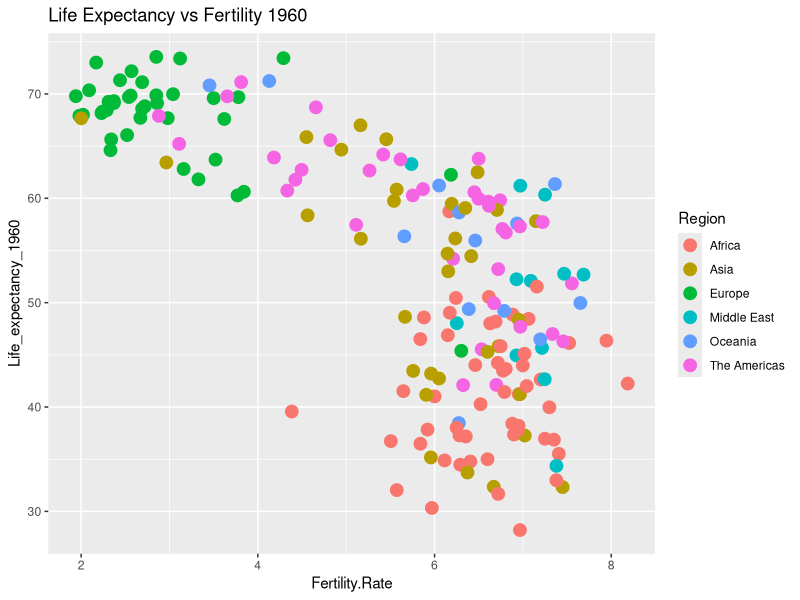
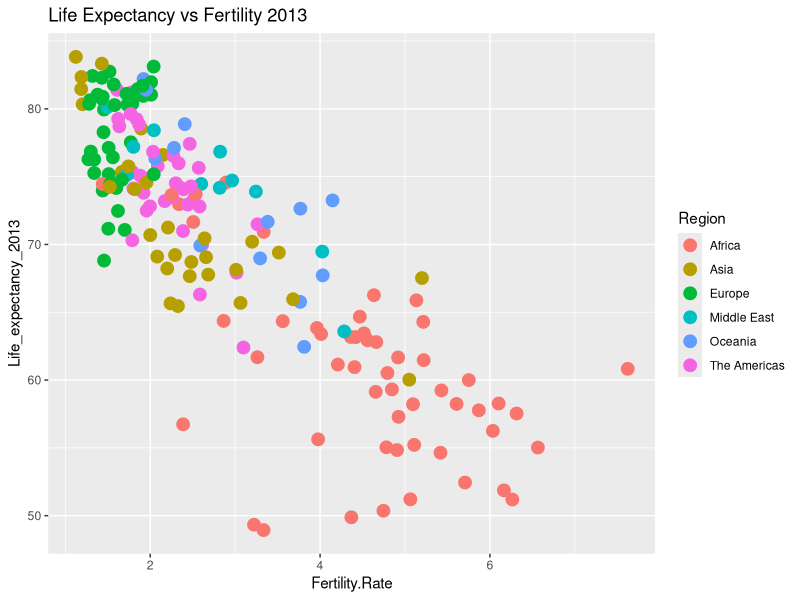

Generate these figures, in order, with R:
#Execute below code to generate three new vectors
Country_Code <- c("ABW","AFG","AGO","ALB","ARE","ARG","ARM","ATG","AUS","AUT","AZE","BDI","BEL","BEN","BFA","BGD","BGR","BHR","BHS","BIH","BLR","BLZ","BOL","BRA","BRB","BRN","BTN","BWA","CAF","CAN","CHE","CHL","CHN","CIV","CMR","COG","COL","COM","CPV","CRI","CUB","CYP","CZE","DEU","DJI","DNK","DOM","DZA","ECU","EGY","ERI","ESP","EST","ETH","FIN","FJI","FRA","FSM","GAB","GBR","GEO","GHA","GIN","GMB","GNB","GNQ","GRC","GRD","GTM","GUM","GUY","HKG","HND","HRV","HTI","HUN","IDN","IND","IRL","IRN","IRQ","ISL","ITA","JAM","JOR","JPN","KAZ","KEN","KGZ","KHM","KIR","KOR","KWT","LAO","LBN","LBR","LBY","LCA","LKA","LSO","LTU","LUX","LVA","MAC","MAR","MDA","MDG","MDV","MEX","MKD","MLI","MLT","MMR","MNE","MNG","MOZ","MRT","MUS","MWI","MYS","NAM","NCL","NER","NGA","NIC","NLD","NOR","NPL","NZL","OMN","PAK","PAN","PER","PHL","PNG","POL","PRI","PRT","PRY","PYF","QAT","ROU","RUS","RWA","SAU","SDN","SEN","SGP","SLB","SLE","SLV","SOM","SSD","STP","SUR","SVK","SVN","SWE","SWZ","SYR","TCD","TGO","THA","TJK","TKM","TLS","TON","TTO","TUN","TUR","TZA","UGA","UKR","URY","USA","UZB","VCT","VEN","VIR","VNM","VUT","WSM","YEM","ZAF","COD","ZMB","ZWE")
Life_Expectancy_At_Birth_1960 <- c(65.5693658536586,32.328512195122,32.9848292682927,62.2543658536585,52.2432195121951,65.2155365853659,65.8634634146342,61.7827317073171,70.8170731707317,68.5856097560976,60.836243902439,41.2360487804878,69.7019512195122,37.2782682926829,34.4779024390244,45.8293170731707,69.2475609756098,52.0893658536585,62.7290487804878,60.2762195121951,67.7080975609756,59.9613658536585,42.1183170731707,54.2054634146342,60.7380487804878,62.5003658536585,32.3593658536585,50.5477317073171,36.4826341463415,71.1331707317073,71.3134146341463,57.4582926829268,43.4658048780488,36.8724146341463,41.523756097561,48.5816341463415,56.716756097561,41.4424390243903,48.8564146341463,60.5761951219512,63.9046585365854,69.5939268292683,70.3487804878049,69.3129512195122,44.0212682926829,72.1765853658537,51.8452682926829,46.1351219512195,53.215,48.0137073170732,37.3629024390244,69.1092682926829,67.9059756097561,38.4057073170732,68.819756097561,55.9584878048781,69.8682926829268,57.5865853658537,39.5701219512195,71.1268292682927,63.4318536585366,45.8314634146342,34.8863902439024,32.0422195121951,37.8404390243902,36.7330487804878,68.1639024390244,59.8159268292683,45.5316341463415,61.2263414634146,60.2787317073171,66.9997073170732,46.2883170731707,64.6086585365854,42.1000975609756,68.0031707317073,48.6403170731707,41.1719512195122,69.691756097561,44.945512195122,48.0306829268293,73.4286585365854,69.1239024390244,64.1918292682927,52.6852682926829,67.6660975609756,58.3675853658537,46.3624146341463,56.1280731707317,41.2320243902439,49.2159756097561,53.0013170731707,60.3479512195122,43.2044634146342,63.2801219512195,34.7831707317073,42.6411951219512,57.303756097561,59.7471463414634,46.5107073170732,69.8473170731707,68.4463902439024,69.7868292682927,64.6609268292683,48.4466341463415,61.8127804878049,39.9746829268293,37.2686341463415,57.0656341463415,60.6228048780488,28.2116097560976,67.6017804878049,42.7363902439024,63.7056097560976,48.3688048780488,35.0037073170732,43.4830975609756,58.7452195121951,37.7736341463415,59.4753414634146,46.8803902439024,58.6390243902439,35.5150487804878,37.1829512195122,46.9988292682927,73.3926829268293,73.549756097561,35.1708292682927,71.2365853658537,42.6670731707317,45.2904634146342,60.8817073170732,47.6915853658537,57.8119268292683,38.462243902439,67.6804878048781,68.7196097560976,62.8089268292683,63.7937073170732,56.3570487804878,61.2060731707317,65.6424390243903,66.0552926829268,42.2492926829268,45.6662682926829,48.1876341463415,38.206,65.6598292682927,49.3817073170732,30.3315365853659,49.9479268292683,36.9658780487805,31.6767073170732,50.4513658536585,59.6801219512195,69.9759268292683,68.9780487804878,73.0056097560976,44.2337804878049,52.768243902439,38.0161219512195,40.2728292682927,54.6993170731707,56.1535365853659,54.4586829268293,33.7271219512195,61.3645365853659,62.6575853658537,42.009756097561,45.3844146341463,43.6538780487805,43.9835609756098,68.2995365853659,67.8963902439025,69.7707317073171,58.8855365853659,57.7238780487805,59.2851219512195,63.7302195121951,59.0670243902439,46.4874878048781,49.969512195122,34.3638048780488,49.0362926829268,41.0180487804878,45.1098048780488,51.5424634146342)
Life_Expectancy_At_Birth_2013 <- c(75.3286585365854,60.0282682926829,51.8661707317073,77.537243902439,77.1956341463415,75.9860975609756,74.5613658536585,75.7786585365854,82.1975609756098,80.890243902439,70.6931463414634,56.2516097560976,80.3853658536585,59.3120243902439,58.2406341463415,71.245243902439,74.4658536585366,76.5459512195122,75.0735365853659,76.2769268292683,72.4707317073171,69.9820487804878,67.9134390243903,74.1224390243903,75.3339512195122,78.5466585365854,69.1029268292683,64.3608048780488,49.8798780487805,81.4011219512195,82.7487804878049,81.1979268292683,75.3530243902439,51.2084634146342,55.0418048780488,61.6663902439024,73.8097317073171,62.9321707317073,72.9723658536585,79.2252195121951,79.2563902439025,79.9497804878049,78.2780487804878,81.0439024390244,61.6864634146342,80.3024390243903,73.3199024390244,74.5689512195122,75.648512195122,70.9257804878049,63.1778780487805,82.4268292682927,76.4243902439025,63.4421951219512,80.8317073170732,69.9179268292683,81.9682926829268,68.9733902439024,63.8435853658537,80.9560975609756,74.079512195122,61.1420731707317,58.216487804878,59.9992682926829,54.8384146341464,57.2908292682927,80.6341463414634,73.1935609756098,71.4863902439024,78.872512195122,66.3100243902439,83.8317073170732,72.9428536585366,77.1268292682927,62.4011463414634,75.2682926829268,68.7046097560976,67.6604146341463,81.0439024390244,75.1259756097561,69.4716829268293,83.1170731707317,82.290243902439,73.4689268292683,73.9014146341463,83.3319512195122,70.45,60.9537804878049,70.2024390243902,67.7720487804878,65.7665853658537,81.459756097561,74.462756097561,65.687243902439,80.1288780487805,60.5203902439024,71.6576829268293,74.9127073170732,74.2402926829268,49.3314634146342,74.1634146341464,81.7975609756098,73.9804878048781,80.3391463414634,73.7090487804878,68.811512195122,64.6739024390244,76.6026097560976,76.5326585365854,75.1870487804878,57.5351951219512,80.7463414634146,65.6540975609756,74.7583658536585,69.0618048780488,54.641512195122,62.8027073170732,74.46,61.466,74.567512195122,64.3438780487805,77.1219512195122,60.8281463414634,52.4421463414634,74.514756097561,81.1048780487805,81.4512195121951,69.222,81.4073170731707,76.8410487804878,65.9636829268293,77.4192195121951,74.2838536585366,68.1315609756097,62.4491707317073,76.8487804878049,78.7111951219512,80.3731707317073,72.7991707317073,76.3340731707317,78.4184878048781,74.4634146341463,71.0731707317073,63.3948292682927,74.1776341463415,63.1670487804878,65.878756097561,82.3463414634146,67.7189268292683,50.3631219512195,72.4981463414634,55.0230243902439,55.2209024390244,66.259512195122,70.99,76.2609756097561,80.2780487804878,81.7048780487805,48.9379268292683,74.7157804878049,51.1914878048781,59.1323658536585,74.2469268292683,69.4001707317073,65.4565609756098,67.5223658536585,72.6403414634147,70.3052926829268,73.6463414634147,75.1759512195122,64.2918292682927,57.7676829268293,71.159512195122,76.8361951219512,78.8414634146341,68.2275853658537,72.8108780487805,74.0744146341464,79.6243902439024,75.756487804878,71.669243902439,73.2503902439024,63.583512195122,56.7365853658537,58.2719268292683,59.2373658536585,55.633)

#(c) Kirill Eremenko, www.superdatascience.com
setwd("/home/frances/Documents/R_course")
fertility_dat <- read.csv("P2-Section5-Homework-Data.csv")
library(ggplot2)

life_expect <- data.frame(Country = Country_Code, Life_expectancy_1960 = Life_Expectancy_At_Birth_1960,
    Life_expectancy_2013 = Life_Expectancy_At_Birth_2013)

# 1960
fertility_1960 <- subset(fertility_dat, Year == 1960)
life_plus_fert_1960 <- merge(fertility_1960, life_expect, by.x = "Country.Code", by.y = "Country")
life_plus_fert_1960$Life_expectancy_2013 <- NULL

qplot(data = life_plus_fert_1960, x = Fertility.Rate, y = Life_expectancy_1960,
    size = I(4), colour = Region, main = "Life Expectancy vs Fertility 1960")

# 2013
fertility_2013 <- subset(fertility_dat, Year == 2013)
life_plus_fert_2013 <- merge(fertility_2013, life_expect, by.x = "Country.Code", by.y = "Country")
life_plus_fert_2013$Life_expectancy_1960 <- NULL

qplot(data = life_plus_fert_2013, x = Fertility.Rate, y = Life_expectancy_2013,
    size = I(4), colour = Region, main = "Life Expectancy vs Fertility 2013")

# insights = on average people having less kids in 2013 than 1960
# life expectancy increased between 1960 and 2013
# wealthier regions tend to have people living longer and having fewer children (<2 on average)
# due to better access to birth control and cost of raising children
# asia, america, middle east and oceana have moved towards having less children
# and living longer between 1960 and 2013 
# China = 1 child policy implemented in 1979 would have had large impact
# on # births - in 2013 china allowed 2 children per family but in 1960 could have as many as
# they liked
# African countries have high fertility and low life expectancy = poverty
# huge shift towards having less children world wide